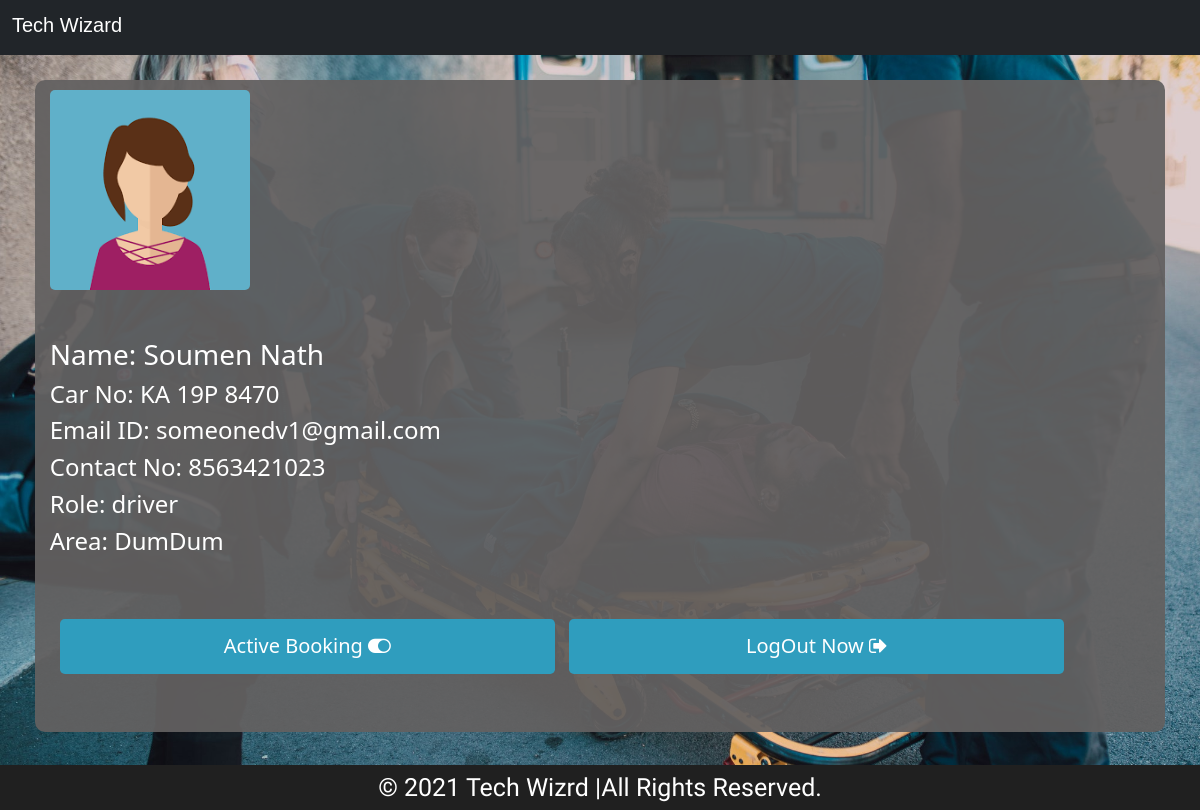
The page /homedrv.php (signed in) on the database its author committed.
### tables this page shows
CREATE TABLE `car_info` (
  `id` int(11) NOT NULL,
  `driver_name` varchar(50) NOT NULL,
  `images` varchar(100) NOT NULL,
  `car_no` varchar(50) NOT NULL,
  `email` varchar(50) NOT NULL,
  `phone` varchar(50) NOT NULL,
  `role` varchar(100) NOT NULL,
  `asigned_area` varchar(100) NOT NULL,
  `password` varchar(100) NOT NULL,
  `availability` varchar(50) NOT NULL
);

### homedrv.php (the view, shortened to what this page needs)
<?php
    require "config.php";
?>
<!DOCTYPE html>
<html lang="en">
<head>
  <link rel="stylesheet" href="style/style.css?v=<?php echo time(); ?>">
  <link rel="stylesheet" href="https://cdnjs.cloudflare.com/ajax/libs/font-awesome/4.7.0/css/font-awesome.min.css">
  <link href="https://cdn.jsdelivr.net/npm/bootstrap@5.0.1/dist/css/bootstrap.min.css" rel="stylesheet">
</head>
<body>
  <header>
        <nav class="navbar sticky-top navbar-dark bg-dark">
          <div class="container-fluid">
            <h1 class="navbar-brand">Tech Wizard</h1>
          </div>
        </nav>
    </header>
    <div class="containerlogin" id="prfo">
      <div class="col-lg-8 m-auto d-block" id="pfleurr">
      <div class="mb-5">
        <img src="images/avater.png" alt="user icon" id="avater"/>
      </div>
      <div class="mb-5">
        <?php
          $uid = $_SESSION['uid'];
          $chkuser = "SELECT * FROM `car_info` WHERE `id` = $uid";
          $val = mysqli_query($db, $chkuser) or die(mysqli_error($db));
          $row = mysqli_fetch_assoc($val);
        ?>
        <h3>Name: <?php echo $row['driver_name'] ?></h3>
        <h4>Car No: <?php echo $row['car_no'] ?></h4>
        <h4>Email ID: <?php echo $row['email'] ?></h4>
        <h4>Contact No: <?php echo $row['phone'] ?></h4>
        <h4>Role: <?php echo $row['role'] ?></h4>
        <h4>Area: <?php echo $row['asigned_area'] ?></h4>
      </div>
      <div class="mb-5">
        <a href="bkingdvr.php"><button type="button" class="btn btn-secondary btn-lg" id="btnprof1">Active Booking <i class="fa fa-toggle-on" aria-hidden="true"></i></button></a>
        <a href="logoutur.php"><button type="button" class="btn btn-secondary btn-lg" id="btnprof4" >LogOut Now <i class="fa fa-sign-out" aria-hidden="true"></i></button></a><br>
      </div>
    </div>
  </div>
  <?php require "footer.php"; ?>
</body>
</html>

### style/style.css (style rules this page uses)
:root { --primary-color: rgba(13, 110, 139, 1); --overlay-color: rgba(24, 39, 51 , 1); --menu-speed: 0.75s; }
* { margin: 0; padding: 0; box-sizing: border-box; }
header { position: fixed; top: 0; right: 0; left: 0; z-index: 100; }
.navbar { height: 55px; font-family:Verdana, Geneva, Tahoma, sans-serif; }
html { position: relative; min-height: 100%; }
body { margin-bottom: 60px; }
.containerlogin { min-height: 100vh; height: auto; width: 100%; background-image: url(../images/b4.jpg); background-position: center; background-size: cover; padding-bottom: 60px; padding-top: 10vh; }
#prfo { background-image: url(../images/b2.jpg); padding-left: 5px; padding-right: 5px; margin-bottom: 10px; }
#pfleurr { background-color: rgba(99, 97, 97, 0.938); color: white; padding: 15px; height: auto; min-width: 95%; padding-top: 10px; padding-bottom: 10px; border-radius: 10px; margin-top: 2vh; overflow-x: scroll; }
#btnprof1, #btnprof2, #btnprof3, #btnprof4 { width: 45%; height: 55px; margin-top: 15px; background-color: rgb(47, 157, 190); border: none; margin-left: 10px; }
#avater { width: 200px; height: 200px; border-radius: 5px; }

### rows shown on the page
car_info: driver_name "Soumen Nath", car_no "KA 19P 8470", email "someonedv1@gmail.com", phone "8563421023", role "driver", asigned_area "DumDum"
